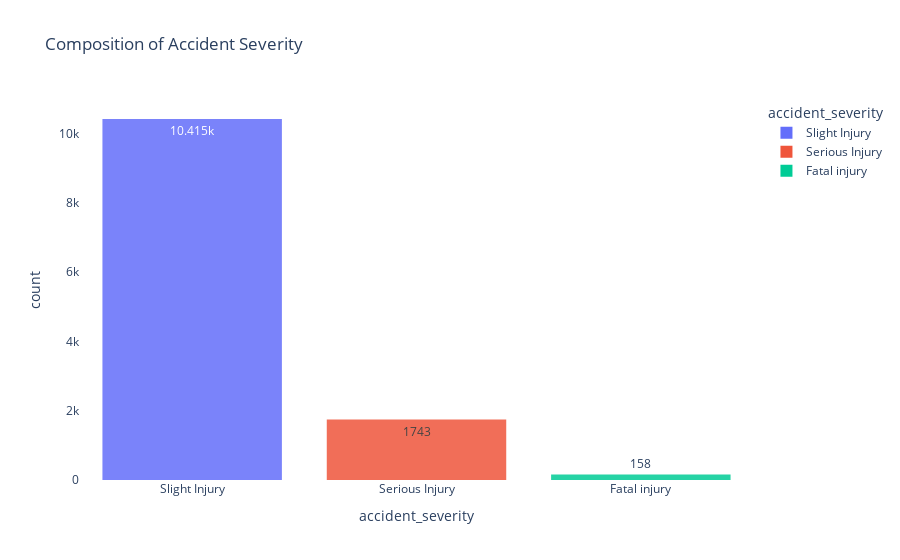

The notebook cell this image was saved under:
### Code cell
fig = px.histogram(df, x="accident_severity",
                   title='Composition of Accident Severity',
                   opacity=0.85, # represent bars with log scale
                   color = 'accident_severity', text_auto=True)

fig.update_layout({
"plot_bgcolor": "rgba(0, 0, 0, 0)",
"paper_bgcolor": "rgba(0, 0, 0, 0)",
})

fig.show()

### Figure 1 — Plotly figure (JSON) as saved in the notebook; plotly's stock layout.template omitted (floating-point values rounded to 4 significant figures; data arrays with more than 128 entries replaced by an {"elided": "..."} marker saying what was removed)
{"data": [{"alignmentgroup": "True", "bingroup": "x", "hovertemplate": "accident_severity=%{x}<br>count=%{y}<extra></extra>", "legendgroup": "Slight Injury", "marker": {"color": "#636efa", "opacity": 0.85, "pattern": {"shape": ""}}, "name": "Slight Injury", "offsetgroup": "Slight Injury", "orientation": "v", "showlegend": true, "texttemplate": "%{value}", "type": "histogram", "x": {"elided": "10415 str values"}, "xaxis": "x", "yaxis": "y"}, {"alignmentgroup": "True", "bingroup": "x", "hovertemplate": "accident_severity=%{x}<br>count=%{y}<extra></extra>", "legendgroup": "Serious Injury", "marker": {"color": "#EF553B", "opacity": 0.85, "pattern": {"shape": ""}}, "name": "Serious Injury", "offsetgroup": "Serious Injury", "orientation": "v", "showlegend": true, "texttemplate": "%{value}", "type": "histogram", "x": {"elided": "1743 str values"}, "xaxis": "x", "yaxis": "y"}, {"alignmentgroup": "True", "bingroup": "x", "hovertemplate": "accident_severity=%{x}<br>count=%{y}<extra></extra>", "legendgroup": "Fatal injury", "marker": {"color": "#00cc96", "opacity": 0.85, "pattern": {"shape": ""}}, "name": "Fatal injury", "offsetgroup": "Fatal injury", "orientation": "v", "showlegend": true, "texttemplate": "%{value}", "type": "histogram", "x": {"elided": "158 str values"}, "xaxis": "x", "yaxis": "y"}], "layout": {"barmode": "relative", "legend": {"title": {"text": "accident_severity"}, "tracegroupgap": 0}, "paper_bgcolor": "rgba(0, 0, 0, 0)", "plot_bgcolor": "rgba(0, 0, 0, 0)", "title": {"text": "Composition of Accident Severity"}, "xaxis": {"anchor": "y", "categoryarray": ["Slight Injury", "Serious Injury", "Fatal injury"], "categoryorder": "array", "domain": [0, 1], "title": {"text": "accident_severity"}}, "yaxis": {"anchor": "x", "domain": [0, 1], "title": {"text": "count"}}}}
